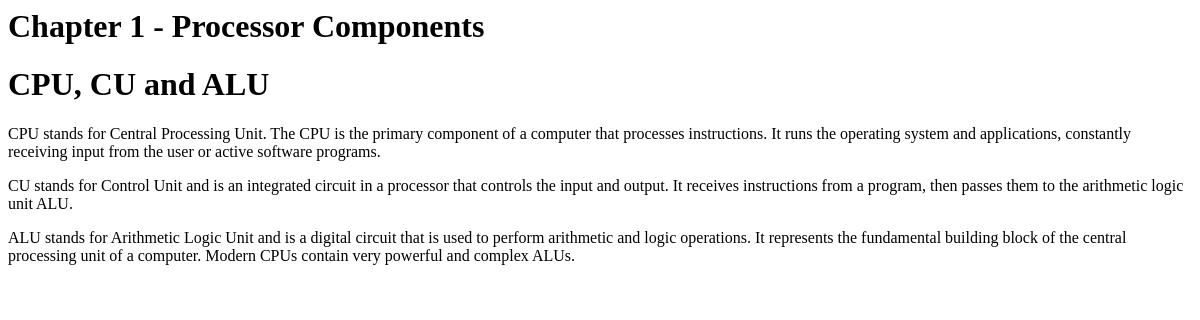
The page /chapter.php?chapterID=1 on the database its author committed.
### tables this page shows
CREATE TABLE `pages` (
  `chapterID` int(12) NOT NULL,
  `chapterTitle` varchar(255) NOT NULL,
  `chapterContent` text NOT NULL
);

### chapter.php (the view, shortened to what this page needs)
<head>
    <link rel="stylesheet" href="../css/style.css">
</head>
<?php
    require_once 'dbh.inc.php';
    $chapter = $_GET['chapterID'];
    $sql = 'Select * from pages where chapterID = '.$chapter.' limit 1';
    $result = $conn->query($sql);
    if ($result->num_rows > 0) {
        $row = $result->fetch_assoc();
          echo '<h1>'.$row["chapterTitle"].'</h1>';
          echo '<p>'.$row["chapterContent"].'</p>';
      } else {
        echo "invalid chapter";
      }
?>
<?php
	include_once 'footer.php';
?>

### footer.php (shortened to what this page needs)
</body>
</html>

### rows shown on the page
pages: chapterTitle "Chapter 1 - Processor Components", chapterContent "CPU, CU and ALU CPU stands for Central Processing Unit. The CPU is the primary component of a computer that processes instructions. It runs the operating system and applications, constantly receiving input from the user or active software programs. CU stands for Control Unit and is an integrated circuit in a processor that controls the input and output. It receives instructions from a program, then passes them to the arithmetic logic unit ALU. ALU stands for Arithmetic Logic Unit and is a digital circuit that is used to perform arithmetic and logic operations. It represents the fundamental building block of the central processing unit of a computer. Modern CPUs contain very powerful and…"
